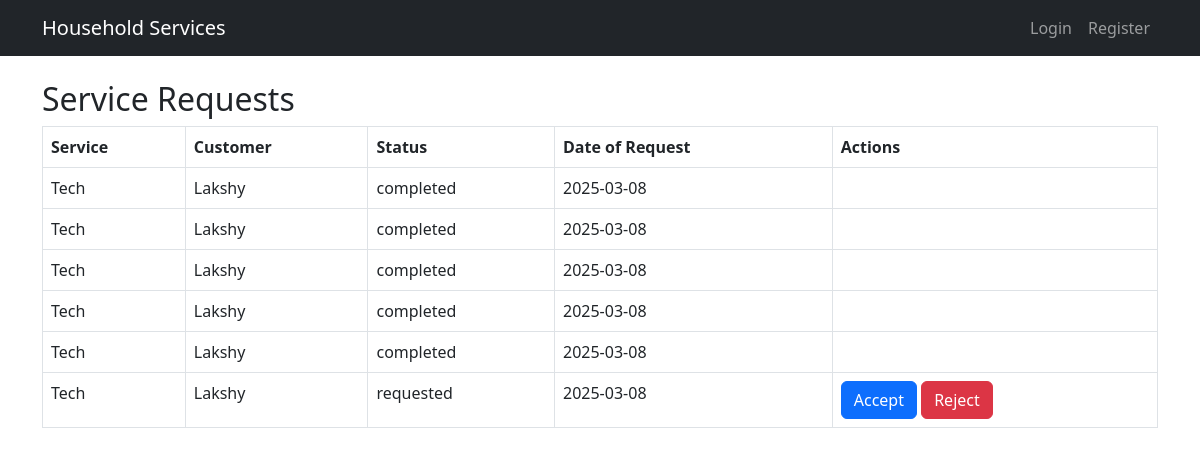
The page /service_requests on the database as committed earlier.
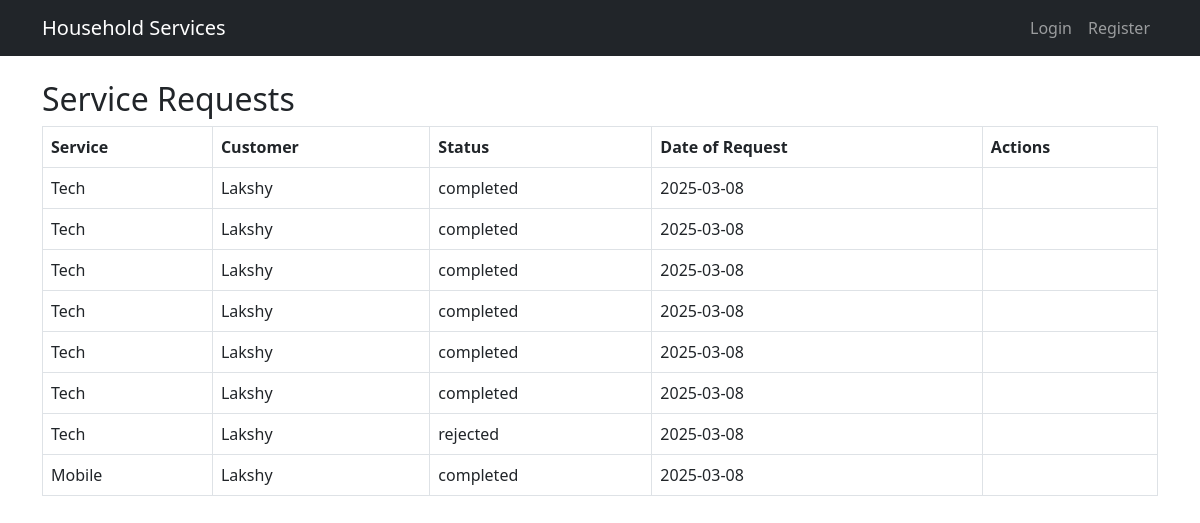
The same page on the database as committed later.
### app.py (models this page shows, shortened)
class ServiceRequest(db.Model):
    id = db.Column(db.Integer, primary_key=True)
    customer_id = db.Column(db.Integer, db.ForeignKey('user.id'))
    service_id = db.Column(db.Integer, db.ForeignKey('service.id'))
    professional_id = db.Column(db.Integer, db.ForeignKey('user.id'), nullable=True)
    date_of_request = db.Column(db.DateTime, default=datetime.utcnow)
    date_of_completion = db.Column(db.DateTime, nullable=True)
    service_status = db.Column(db.String(20), default='requested')
    remarks = db.Column(db.Text, nullable=True)
    customer = db.relationship('User', foreign_keys=[customer_id])
    professional = db.relationship('User', foreign_keys=[professional_id], backref='assigned_requests')
    service = db.relationship('Service', backref='requests')

class Service(db.Model):
    id = db.Column(db.Integer, primary_key=True)
    name = db.Column(db.String(100), nullable=False)
    price = db.Column(db.Float, nullable=False)
    description = db.Column(db.Text, nullable=False)
    time_required = db.Column(db.Integer, nullable=False)

class User(db.Model):
    id = db.Column(db.Integer, primary_key=True)
    username = db.Column(db.String(50), unique=True, nullable=False)
    password_hash = db.Column(db.String(128), nullable=False)
    role = db.Column(db.String(20), nullable=False)  # 'admin', 'professional', 'customer'
    date_created = db.Column(db.DateTime, default=datetime.utcnow)
    description = db.Column(db.Text, nullable=True)
    service_type = db.Column(db.String(100), nullable=True)
    experience = db.Column(db.Integer, nullable=True)

### app.py (the view)
@app.route('/service_requests')
def service_requests():
    requests = ServiceRequest.query.all()
    return render_template('service_requests.html', service_requests=requests)

### templates/service_requests.html (shortened to what this page needs)
{% extends 'base.html' %}
{% block content %}
<h2>Service Requests</h2>
<table class="table table-bordered">
    <thead>
        <tr>
            <th>Service</th>
            <th>Customer</th>
            <th>Status</th>
            <th>Date of Request</th>
            <th>Actions</th>
        </tr>
    </thead>
    <tbody>
        {% for request in service_requests %}
        <tr>
            <td>{{ request.service.name }}</td>
            <td>{{ request.customer.username }}</td>
            <td>{{ request.service_status }}</td>
            <td>{{ request.date_of_request.strftime('%Y-%m-%d') }}</td>
            <td>
                {% if request.service_status == 'requested' %}
                    <a href="{{ url_for('accept_request', request_id=request.id) }}" class="btn btn-primary">Accept</a>
                    <a href="{{ url_for('reject_request', request_id=request.id) }}" class="btn btn-danger">Reject</a>
                {% elif request.service_status == 'accepted' %}
                    <a href="{{ url_for('complete_request', request_id=request.id) }}" class="btn btn-success">Mark as Completed</a>
                {% endif %}
            </td>
        </tr>
        {% endfor %}
    </tbody>
</table>
{% endblock %}

### templates/base.html (shortened to what this page needs)
<!DOCTYPE html>
<html lang="en">
<head>
    <link rel="stylesheet" href="https://cdn.jsdelivr.net/npm/bootstrap@5.3.0/dist/css/bootstrap.min.css">
</head>
<body>
    <nav class="navbar navbar-expand-lg navbar-dark bg-dark">
        <div class="container">
            <a class="navbar-brand" href="{{ url_for('home') }}">Household Services</a>
            <div class="collapse navbar-collapse">
                <ul class="navbar-nav ms-auto">
                    {% if 'user_id' in session %}
                        <li class="nav-item"><a class="nav-link" href="{{ url_for('dashboard') }}">Dashboard</a></li>
                        <li class="nav-item"><a class="nav-link" href="{{ url_for('login') }}">Logout</a></li>
                    {% else %}
                        <li class="nav-item"><a class="nav-link" href="{{ url_for('login') }}">Login</a></li>
                        <li class="nav-item"><a class="nav-link" href="{{ url_for('register') }}">Register</a></li>
                    {% endif %}
                </ul>
            </div>
        </div>
    </nav>
    <div class="container mt-4">
        {% block content %}{% endblock %}
    </div>
</body>
</html>

Rows that differ between the two databases and show on the page:
changed ServiceRequest (number 6 of 8 on the later page): service_status "requested" → "completed"; no longer shows "Accept Reject"
added ServiceRequest: service.name "Tech", customer.username "Lakshy", service_status "rejected", date_of_request "2025-03-08"
added ServiceRequest: service.name "Mobile", customer.username "Lakshy", service_status "completed", date_of_request "2025-03-08"
